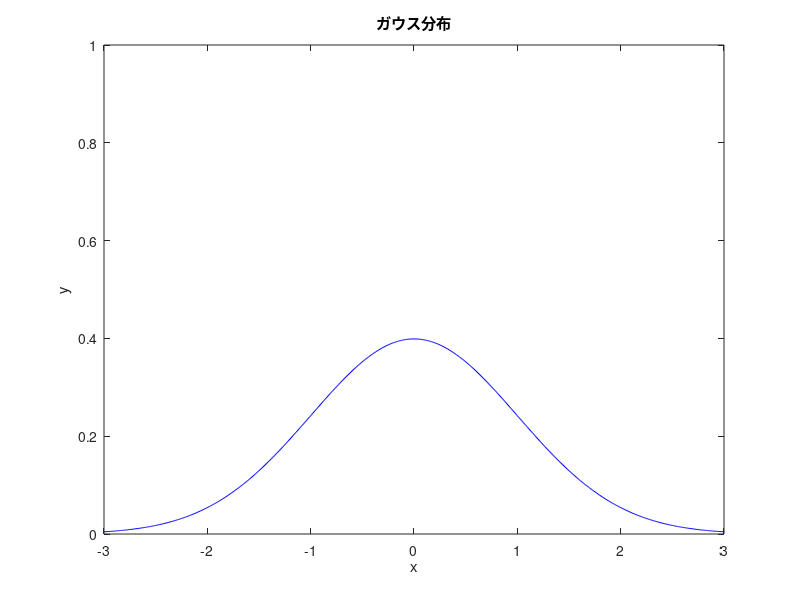
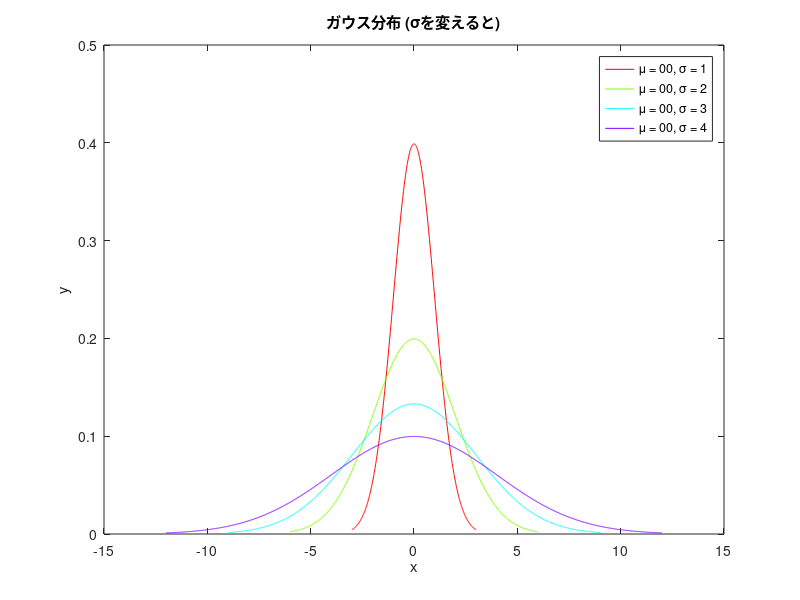
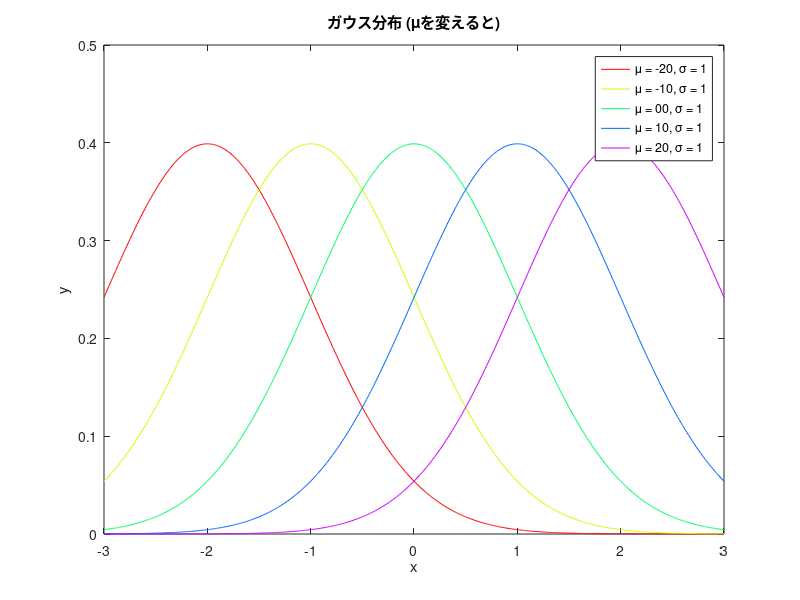

These charts were generated, in order, by the following MATLAB code:
clear; close all; clc;

% 1変数の場合① --------------------------------------------------------------
figure,
x = -3:0.01:3;
sig = 1;% 標準偏差
mu = 0;% 平均
val = (1/sqrt(2*pi*sig^2))*exp( -((x-mu).^2)/(2*sig*sig) );% -> 積と要素積の話

plot(x, val, 'b-');
xlabel('x'); ylabel('y'); title('ガウス分布');
ylim([0, 1]);

% ----- 積と要素積の話
% 「.^」や「./」は要素ごとの積や商を求めるときに使う，ベクトルや配列のサイズは同じである必要がある
% sig や mu はスカラーで，スカラーとベクトル（配列）の演算は，全要素に作用する
% 違いを見極めるのが大事（※型とサイズを逐一確認するのがMatlab上達の極意！）


% 1変数の場合② --------------------------------------------------------------



figure,
sig_list = [1, 2, 3, 4];
mu = 0;
myLegend = [];% 凡例の項目名
for i=1:length(sig_list) 
    sig = sig_list(i);%
    x = -3*sig:0.01:3*sig;
    val = (1/sqrt(2*pi*sig^2))*exp( -((x-mu).^2)/(2*sig*sig) );
    
    myColor = hsv2rgb([(i-1)/length(sig_list), 1, 1]);
    plot(x, val, '-', 'Color', myColor); hold on;
    myLegend{i} = ['\mu = ' num2str(mu) '0, \sigma = ' num2str(sig)];
end
xlabel('x'); ylabel('y'); title('ガウス分布 (σを変えると)');
legend(myLegend, 'Location', 'NorthEast');
ylim([0, 0.5]);

figure,
mu_list = -2:2;
myLegend = [];% 凡例の項目名
sig = 1;
for i=1:length(mu_list) 
    mu = mu_list(i);%
    x = -3*sig:0.01:3*sig;
    val = (1/sqrt(2*pi*sig^2))*exp( -((x-mu).^2)/(2*sig*sig) );
    
    myColor = hsv2rgb([(i-1)/length(mu_list), 1, 1]);
    plot(x, val, '-', 'Color', myColor); hold on;
    myLegend{i} = ['\mu = ' num2str(mu) '0, \sigma = ' num2str(sig)];
end
xlabel('x'); ylabel('y'); title('ガウス分布 (μを変えると)');
legend(myLegend, 'Location', 'NorthEast');
ylim([0, 0.5]);
